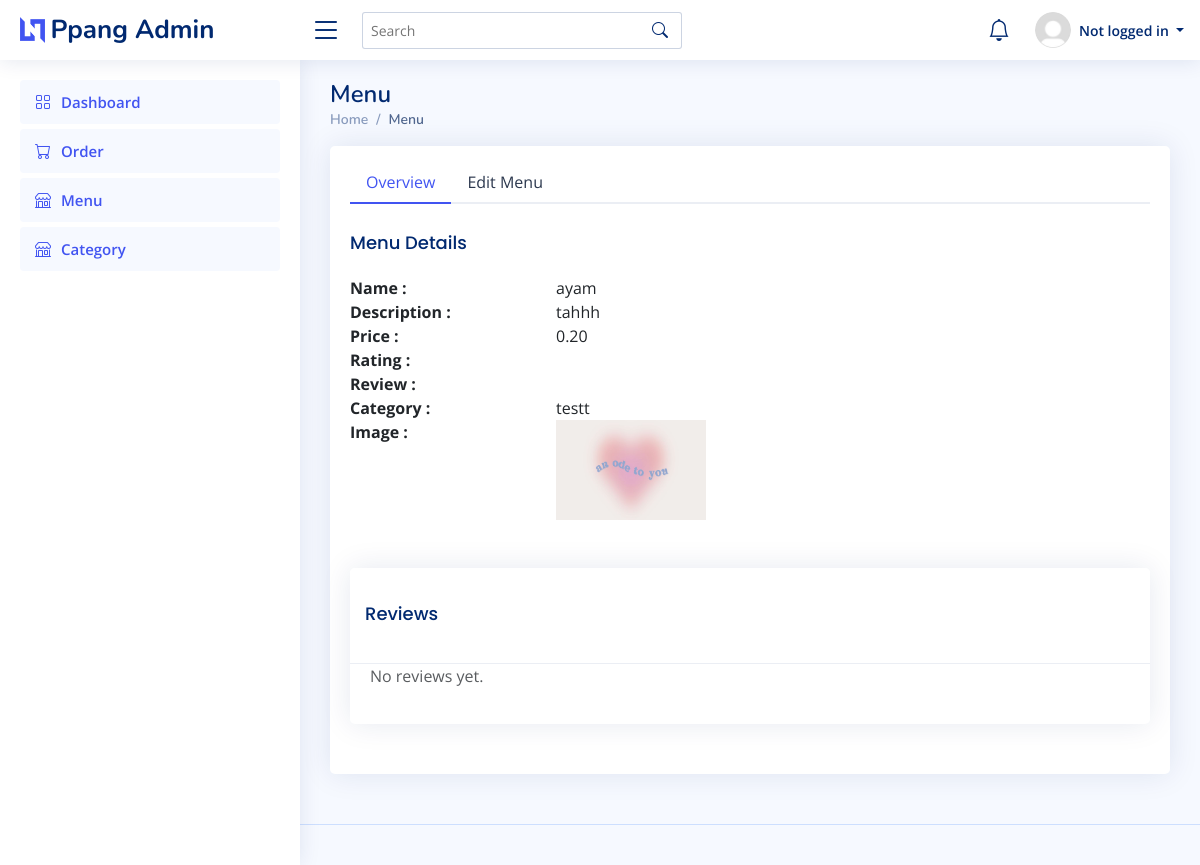
Before: /menu/view-menu/1 with the older database file.
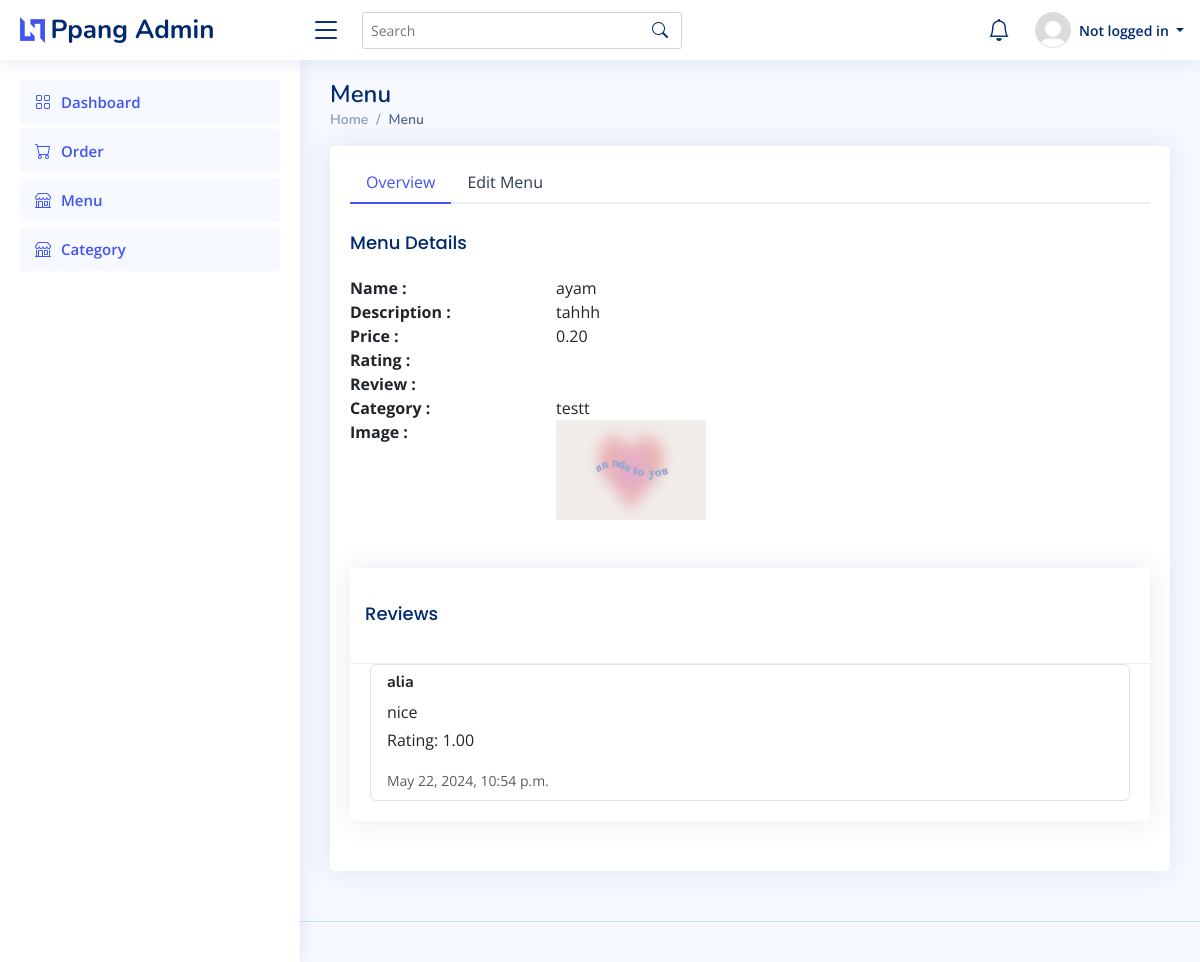
After: the same page with the newer database file.
### pages/models.py (models this page shows, shortened)
class Review(models.Model):
    menu = models.ForeignKey(Menu, on_delete=models.CASCADE)
    customer = models.ForeignKey('Customer', on_delete=models.CASCADE)
    rating = models.DecimalField(max_digits=3, decimal_places=2)
    review_text = models.TextField()
    created_at = models.DateTimeField(default=datetime.now())

class Customer(models.Model):
    user = models.OneToOneField('auth.User', on_delete= models.CASCADE, null= True)
    phone_number = models.CharField(max_length=20)

### pages/views.py (the view)
# urls.py: path('menu/view-menu/<str:pk>',views.viewMenu, name='viewMenu'),
def viewMenu(request, pk):
    menu = Menu.objects.get(id=pk)
    categories = Category.objects.all()
    reviews = Review.objects.filter(menu=menu).order_by('-created_at')
    return render(request,'viewMenu.html', {'menu':menu, 'categories':categories, 'reviews': reviews})

### pages/context_processors.py (called while the page is built)
def notification_processor(request):
    if request.user.is_authenticated:
        notifications = Notification.objects.filter(is_read=False).order_by('-created_at')[:6]
        return {'notifications': notifications}
    return {}

### pages/models.py (called while the page is built)
    def __str__(self):
        return self.name

### templates/viewMenu.html (shortened to what the changed rows need)
{% load static %}
{% include 'header.html' %}
<main id="main" class="main">
    <div class="pagetitle">
      <h1>Menu</h1>
    </div>
    <section class="section dashboard">
      <div class="row">
        <div class="col-12" >
            <div class="card">
                <div class="card-body pt-3">
                  <div class="tab-content pt-2">
                    <div class="tab-pane fade show active profile-overview" id="overview-menu">
                      <div class="card mt-5">
                        <div class="card-body">
                            {% if reviews %}
                                <ul class="list-group">
                                    {% for review in reviews %}
                                        <li class="list-group-item">
                                            <div class="d-flex justify-content-between align-items-center mb-2">
                                                <h6 class="mb-0"><b>{{ review.customer.user.username }}</b></h6>
                                            </div>
                                            <p class="mb-1">{{ review.review_text }}</p>
                                            <p>Rating: {{review.rating}}</p>
                                            <small class="text-muted">{{ review.created_at }}</small>
                                        </li>
                                    {% endfor %}
                                </ul>
                            {% else %}
                                <p class="text-muted">No reviews yet.</p>
                            {% endif %}
                        </div>
                    </div>
                </div>
                  </div>
                </div>
              </div>
        </div>
        </div>
    </section>
  </main>
{% include 'footer.html' %}

Changed rows visible on the page:
added Review: customer.user.username "alia", review_text "nice", rating "1.00", created_at "May 22, 2024, 10:54 p.m."
Other visible differences:
text no longer shown: "No reviews yet."
